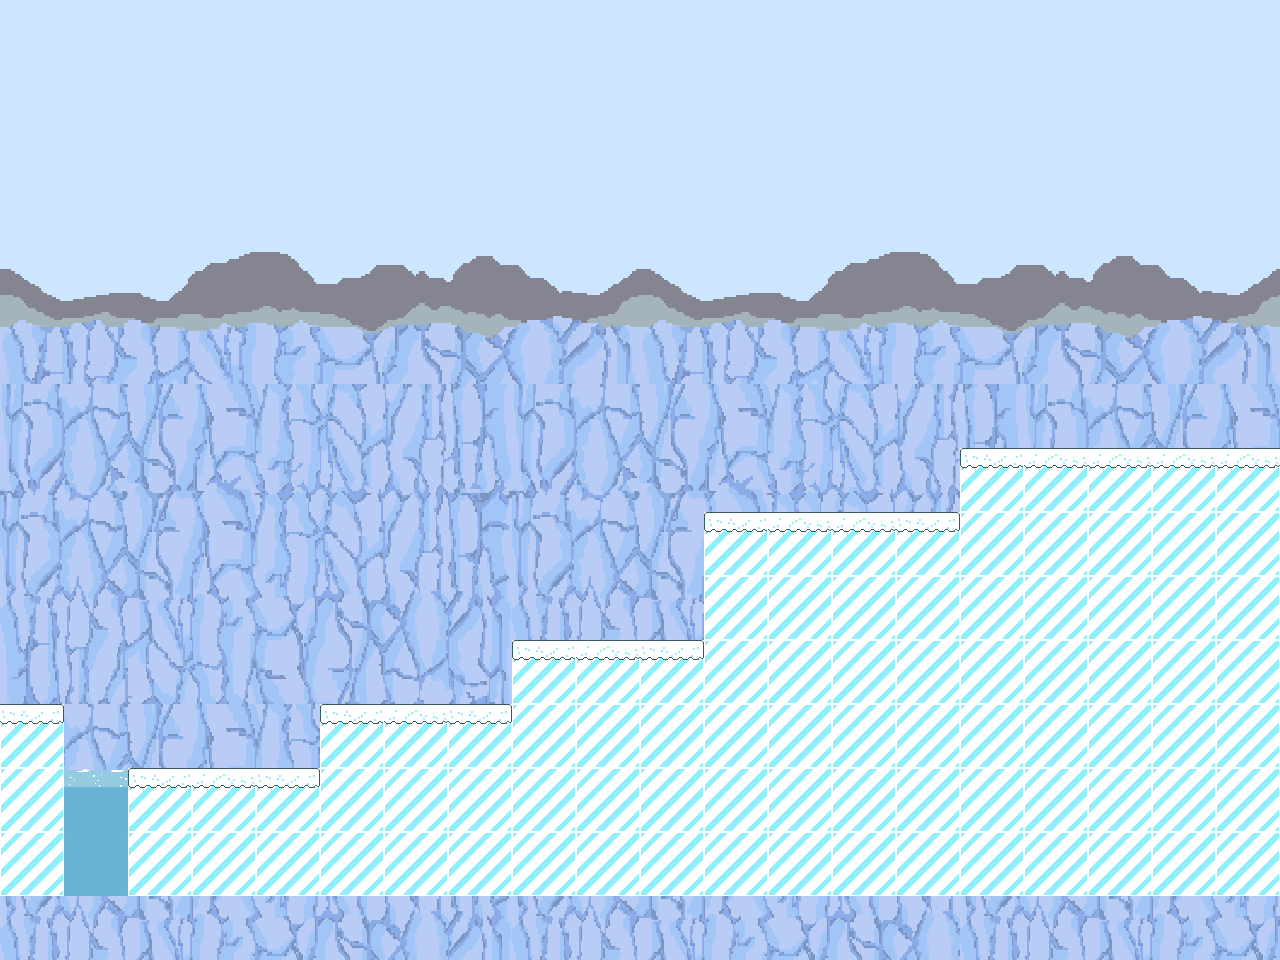

A level layout from a 2D game, rendered from its tile map. Below: a short description, then the map file with tile-grid data replaced by summaries:
An orthogonal 20x15 tile map with 64x64 px tiles, 3 tile layers (Achtergrond, Terrain, Death), 7 tilesets and 14 objects.

<map version="1.0" orientation="orthogonal" renderorder="right-down" width="20" height="15" tilewidth="64" tileheight="64">
 <tileset firstgid="1" name="64px-Background-Pastel02" tilewidth="64" tileheight="64">
  <image source="../../../_Spreadsheets/Backgrounds/64px-Background-Pastel02.png" width="512" height="320" />
 </tileset>
 <tileset firstgid="41" name="64px-Background-Underground" tilewidth="64" tileheight="64">
  <image source="../../../_Spreadsheets/Backgrounds/64px-Background-Underground.png" width="512" height="320" />
 </tileset>
 <tileset firstgid="81" name="Sprite Sheet Terrain 64x64 squared" tilewidth="64" tileheight="64">
  <image source="../../../_Spreadsheets/Terrain/Sprite Sheet Terrain 64x64 squared.png" width="256" height="256" />
 </tileset>
 <tileset firstgid="97" name="Iglo" tilewidth="200" tileheight="150">
  <image source="../../../_Spreadsheets/Iglo.png" width="200" height="150" />
 </tileset>
 <tileset firstgid="98" name="Sneeuwvlok-big-spreadsheet" tilewidth="50" tileheight="50">
  <image source="../../../_Spreadsheets/Items/Sneeuwvlok-big-spreadsheet.png" width="100" height="50" />
 </tileset>
 <tileset firstgid="100" name="Sneeuwvlok-spreadsheet" tilewidth="25" tileheight="25">
  <image source="../../../_Spreadsheets/Items/Sneeuwvlok-spreadsheet.png" width="50" height="25" />
 </tileset>
 <tileset firstgid="102" name="Background01" tilewidth="64" tileheight="64">
  <image source="../../../_Spreadsheets/Backgrounds/Background01.png" width="640" height="320" />
 </tileset>
 <layer name="Achtergrond" width="20" height="15">
  <data>[300 cells, 300 non-empty, 80 distinct tile ids]</data>
 </layer>
 <layer name="Terrain" width="20" height="15">
  <data>[300 cells, 89 non-empty, 4 distinct tile ids]</data>
 </layer>
 <layer name="Death" width="20" height="15">
  <data>[300 cells, 2 non-empty, 2 distinct tile ids]</data>
 </layer>
 <objectgroup name="iglo">
  <object gid="97" x="1088" y="449" />
 </objectgroup>
 <objectgroup name="sneeuwvlokken">
  <object gid="100" x="17" y="321" />
  <object gid="100" x="18" y="427" />
  <object gid="100" x="15" y="677" />
  <object gid="100" x="16" y="575" />
  <object gid="100" x="150" y="744" />
  <object gid="100" x="213" y="745" />
  <object gid="100" x="273" y="747" />
  <object gid="100" x="533" y="614" />
  <object gid="100" x="595" y="612" />
  <object gid="100" x="1037" y="433" />
  <object gid="98" x="203" y="697" />
  <object gid="98" x="452" y="690" />
  <object gid="98" x="710" y="507" />
 </objectgroup>
</map>